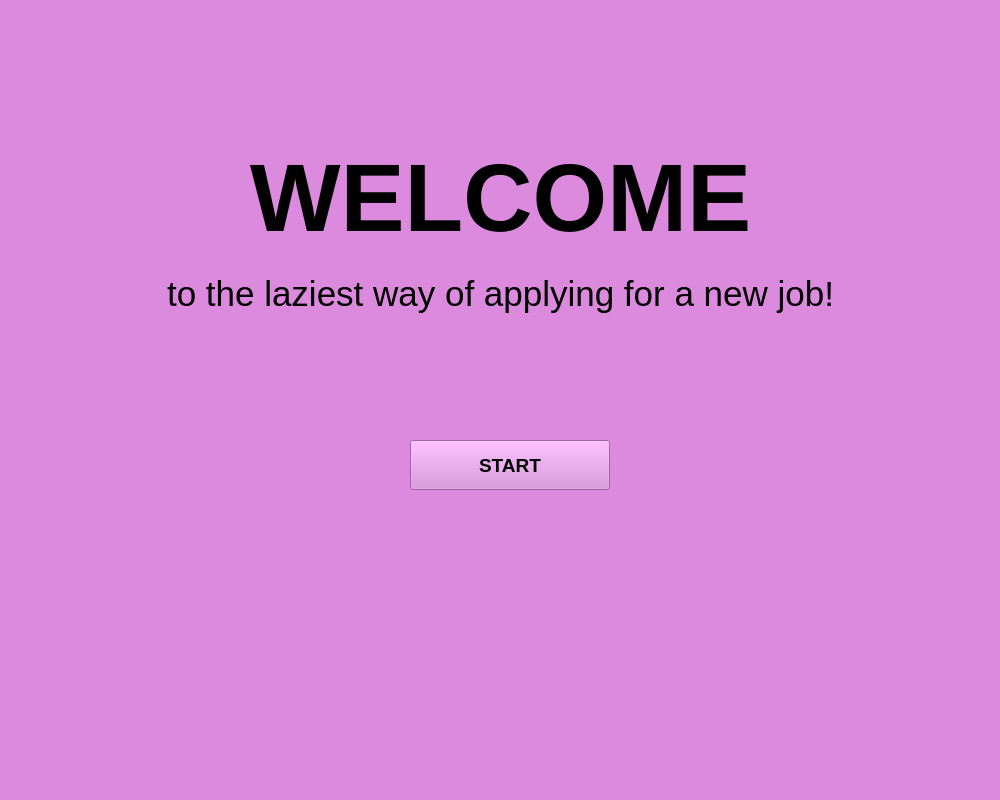
<?xml version="1.0" encoding="UTF-8"?>
<ui version="4.0">
 <class>Window_1_Start</class>
 <widget class="QMainWindow" name="Window_1_Start">
  <property name="geometry">
   <rect>
    <x>0</x>
    <y>0</y>
    <width>1000</width>
    <height>800</height>
   </rect>
  </property>
  <property name="windowTitle">
   <string>LazyApp</string>
  </property>
  <property name="styleSheet">
   <string notr="true">background-color: rgb(220, 138, 221);</string>
  </property>
  <widget class="QWidget" name="centralwidget">
   <widget class="QTextBrowser" name="welcoming_text_1">
    <property name="geometry">
     <rect>
      <x>0</x>
      <y>270</y>
      <width>1001</width>
      <height>51</height>
     </rect>
    </property>
    <property name="autoFillBackground">
     <bool>true</bool>
    </property>
    <property name="frameShape">
     <enum>QFrame::NoFrame</enum>
    </property>
    <property name="frameShadow">
     <enum>QFrame::Plain</enum>
    </property>
    <property name="lineWidth">
     <number>0</number>
    </property>
    <property name="html">
     <string>&lt;!DOCTYPE HTML PUBLIC &quot;-//W3C//DTD HTML 4.0//EN&quot; &quot;http://www.w3.org/TR/REC-html40/strict.dtd&quot;&gt;
&lt;html&gt;&lt;head&gt;&lt;meta name=&quot;qrichtext&quot; content=&quot;1&quot; /&gt;&lt;meta charset=&quot;utf-8&quot; /&gt;&lt;style type=&quot;text/css&quot;&gt;
p, li { white-space: pre-wrap; }
hr { height: 1px; border-width: 0; }
li.unchecked::marker { content: &quot;\2610&quot;; }
li.checked::marker { content: &quot;\2612&quot;; }
&lt;/style&gt;&lt;/head&gt;&lt;body style=&quot; font-family:'Ubuntu'; font-size:11pt; font-weight:400; font-style:normal;&quot;&gt;
&lt;p align=&quot;center&quot; style=&quot; margin-top:0px; margin-bottom:0px; margin-left:0px; margin-right:0px; -qt-block-indent:0; text-indent:0px;&quot;&gt;&lt;span style=&quot; font-size:26pt;&quot;&gt;to the laziest way of applying for a new job!&lt;/span&gt;&lt;/p&gt;&lt;/body&gt;&lt;/html&gt;</string>
    </property>
   </widget>
   <widget class="QPushButton" name="start_button">
    <property name="geometry">
     <rect>
      <x>410</x>
      <y>440</y>
      <width>200</width>
      <height>50</height>
     </rect>
    </property>
    <property name="font">
     <font>
      <pointsize>14</pointsize>
      <bold>true</bold>
     </font>
    </property>
    <property name="text">
     <string>START</string>
    </property>
   </widget>
   <widget class="QTextBrowser" name="welcoming_text_2">
    <property name="geometry">
     <rect>
      <x>0</x>
      <y>140</y>
      <width>1001</width>
      <height>121</height>
     </rect>
    </property>
    <property name="autoFillBackground">
     <bool>true</bool>
    </property>
    <property name="frameShape">
     <enum>QFrame::NoFrame</enum>
    </property>
    <property name="frameShadow">
     <enum>QFrame::Plain</enum>
    </property>
    <property name="lineWidth">
     <number>0</number>
    </property>
    <property name="html">
     <string>&lt;!DOCTYPE HTML PUBLIC &quot;-//W3C//DTD HTML 4.0//EN&quot; &quot;http://www.w3.org/TR/REC-html40/strict.dtd&quot;&gt;
&lt;html&gt;&lt;head&gt;&lt;meta name=&quot;qrichtext&quot; content=&quot;1&quot; /&gt;&lt;meta charset=&quot;utf-8&quot; /&gt;&lt;style type=&quot;text/css&quot;&gt;
p, li { white-space: pre-wrap; }
hr { height: 1px; border-width: 0; }
li.unchecked::marker { content: &quot;\2610&quot;; }
li.checked::marker { content: &quot;\2612&quot;; }
&lt;/style&gt;&lt;/head&gt;&lt;body style=&quot; font-family:'Ubuntu'; font-size:11pt; font-weight:400; font-style:normal;&quot;&gt;
&lt;p align=&quot;center&quot; style=&quot; margin-top:0px; margin-bottom:0px; margin-left:0px; margin-right:0px; -qt-block-indent:0; text-indent:0px;&quot;&gt;&lt;span style=&quot; font-size:72pt; font-weight:700;&quot;&gt;WELCOME&lt;/span&gt;&lt;/p&gt;&lt;/body&gt;&lt;/html&gt;</string>
    </property>
   </widget>
  </widget>
  <widget class="QMenuBar" name="menubar">
   <property name="geometry">
    <rect>
     <x>0</x>
     <y>0</y>
     <width>1000</width>
     <height>22</height>
    </rect>
   </property>
  </widget>
  <widget class="QStatusBar" name="statusbar"/>
 </widget>
 <resources/>
 <connections/>
</ui>
